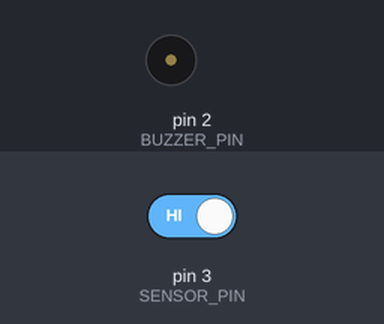
Bench run of a sketch on a simulated Arduino Uno, built with avr-gcc and run on an emulated ATmega328P. Shown: buzzer (waves = sounding, pin HIGH). The inputs (shaded band) are chosen by the test bench; at power-on: pin 3 (SENSOR_PIN) HIGH.

Above: at 1.7 s.
1.8 s: pin 3 (SENSOR_PIN) driven LOW
At 3.45 s:
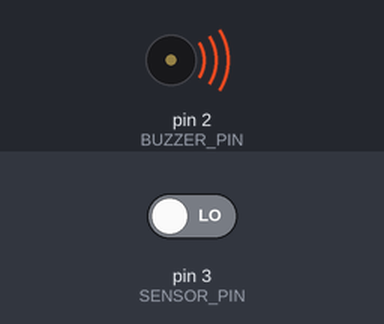
Timing chart, 0 to 6.2 s (numbered marks = the images above; inputs shaded):
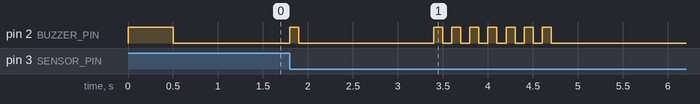

Measured:
- after the input at 1.8 s, pin 2 (BUZZER_PIN): goes HIGH 0.10 s, LOW 1.5 s, 6 × (HIGH 0.10 s, LOW 0.10 s), HIGH 0.10 s, then LOW, starting at once

The sketch:

simple_notificattion.ino
```cpp
constexpr int SENSOR_PIN = 3;

constexpr int BUZZER_PIN = 2;
constexpr int BUZZ_TIMES_OPENED = 3;
constexpr int BUZZ_WAIT_OPENED = 12500;
constexpr int BUZZ_TIMES_CLOSED = 7;
constexpr int BUZZ_WAIT_CLOSED = 1500;
constexpr int BUZZ_INT = 100;

bool last_state = false;

void buzz_opened(){
  digitalWrite(BUZZER_PIN, HIGH);
  delay(BUZZ_INT);
  digitalWrite(BUZZER_PIN, LOW);
  // delay(BUZZ_INT);

  delay(BUZZ_WAIT_OPENED);

  for(int i = 0; i < BUZZ_TIMES_OPENED; i++){
    digitalWrite(BUZZER_PIN, HIGH);
    delay(BUZZ_INT);
    digitalWrite(BUZZER_PIN, LOW);
    delay(BUZZ_INT);
  }
}

void buzz_closed(){
  digitalWrite(BUZZER_PIN, HIGH);
  delay(BUZZ_INT);
  digitalWrite(BUZZER_PIN, LOW);
  // delay(BUZZ_INT);

  delay(BUZZ_WAIT_CLOSED);

  for(int i = 0; i < BUZZ_TIMES_CLOSED; i++){
    digitalWrite(BUZZER_PIN, HIGH);
    delay(BUZZ_INT);
    digitalWrite(BUZZER_PIN, LOW);
    delay(BUZZ_INT);
  }
}

void setup() {
  pinMode(SENSOR_PIN, INPUT_PULLUP);
  pinMode(BUZZER_PIN, OUTPUT);

  digitalWrite(BUZZER_PIN, HIGH);
  delay(500);
  digitalWrite(BUZZER_PIN, LOW);

  last_state = digitalRead(SENSOR_PIN);
}

void loop() {
  bool current_state = digitalRead(SENSOR_PIN);

  if(current_state != last_state){
    last_state = current_state;
    switch(current_state){
      case LOW:
        buzz_closed();
        break;
      case HIGH:
        buzz_opened();
        break;
    }

    delay(1000);
  }


}
```
